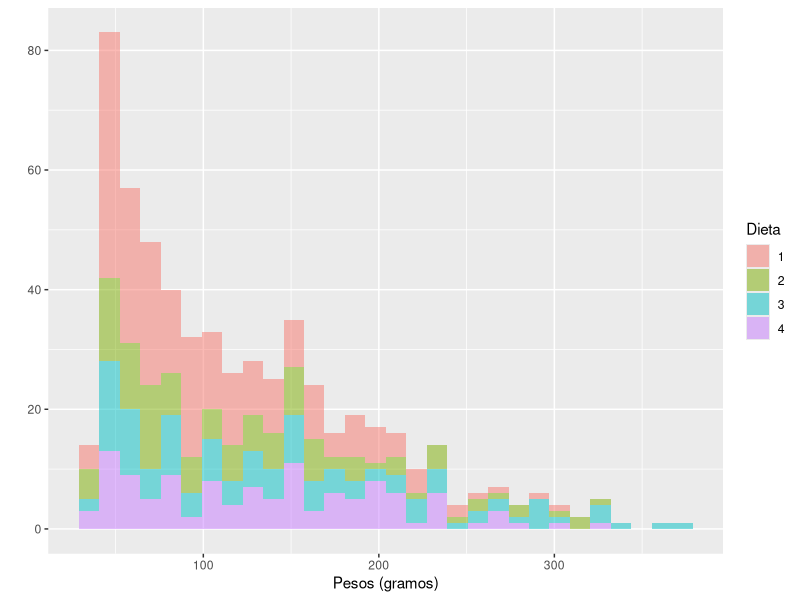
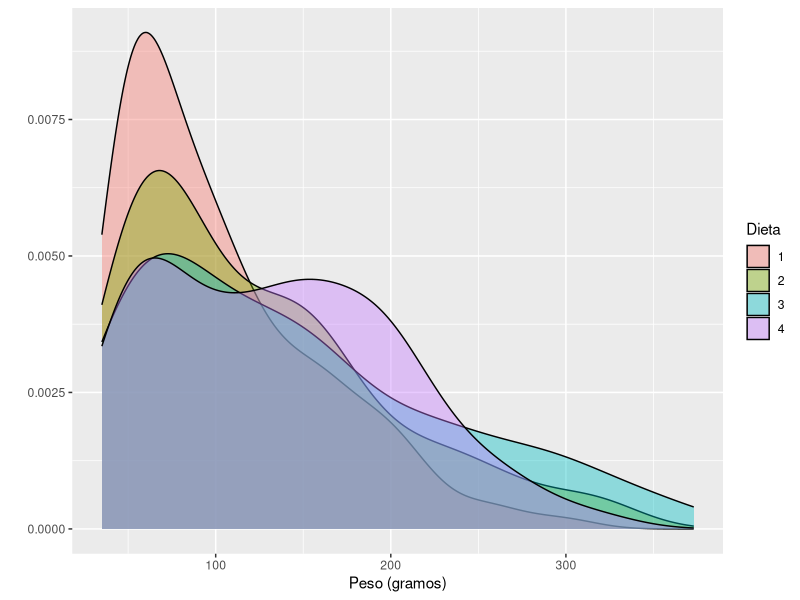
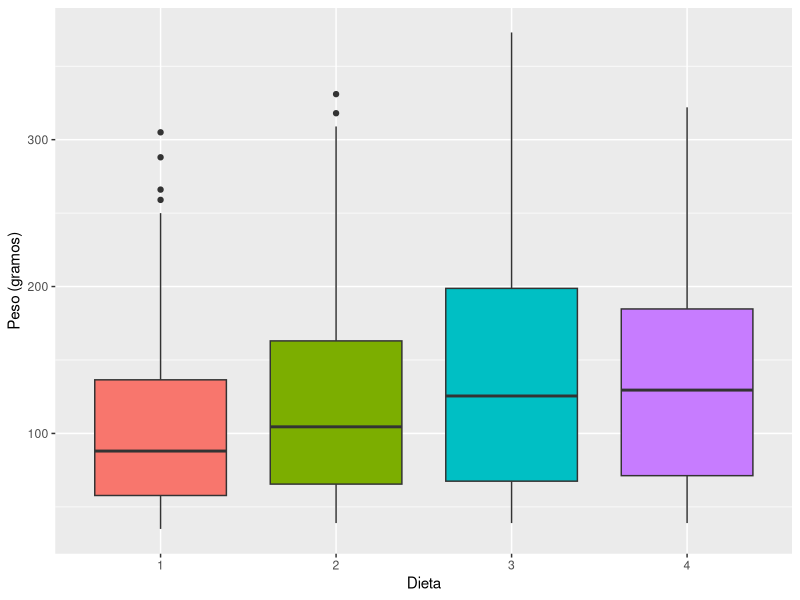
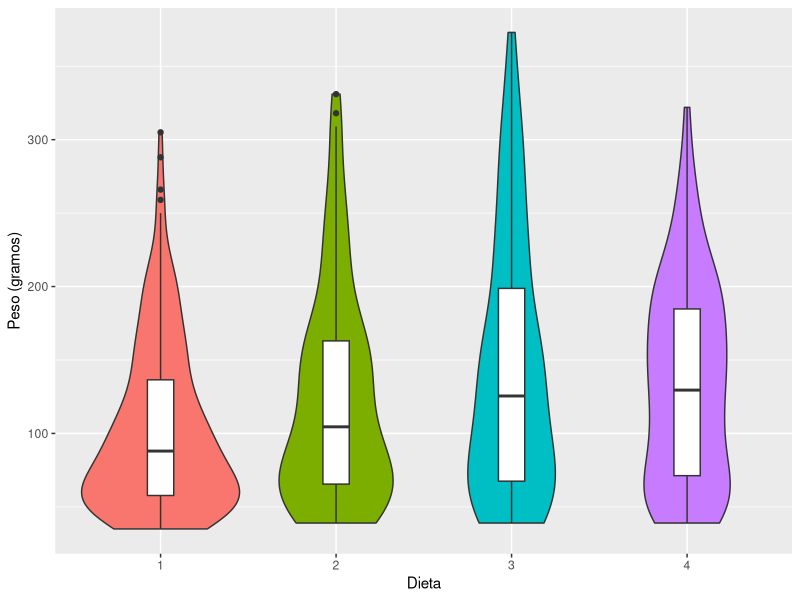
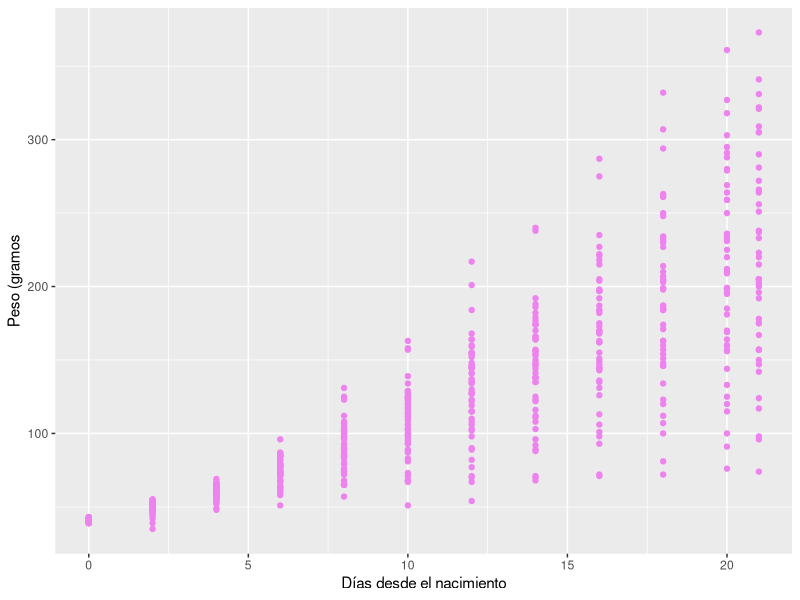
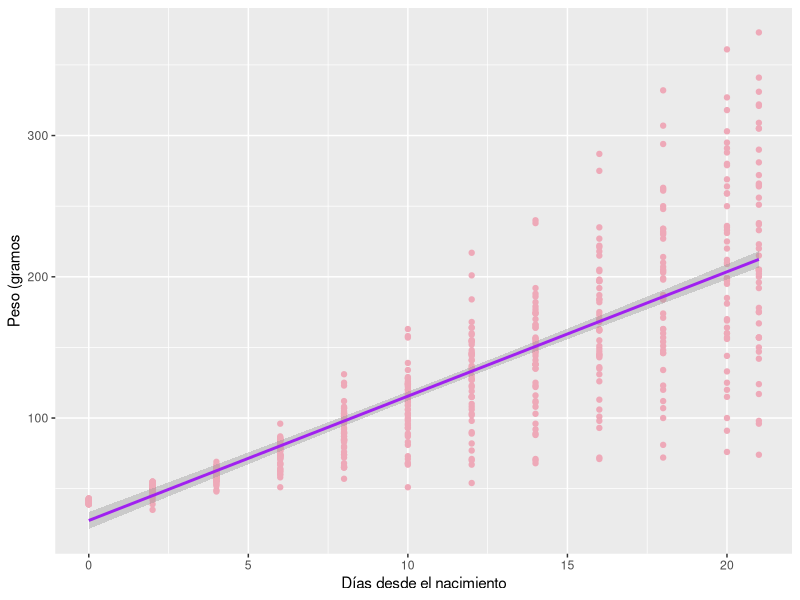

These figures' R source, in order:
## ---- chunk 1
data(ChickWeight)
## ---- chunk 2
View(ChickWeight)
## ---- chunk 3
library(ggplot2)
## ---- chunk 4
ggplot(ChickWeight, aes(x = weight, fill = Diet)) +
  geom_histogram(alpha = 0.5) +
  xlab("Pesos (gramos)") +
  ylab("") +
  labs(fill = "Dieta")
## ---- chunk 5
ggplot(ChickWeight, aes(x = weight, fill = Diet)) +
  geom_density(alpha = 0.4) +
  xlab("Peso (gramos)") +
  ylab("") +
  labs(fill = "Dieta")
## ---- chunk 6
ggplot(ChickWeight, aes(x = Diet, y = weight, fill = Diet)) +
  geom_boxplot() +
  xlab("Dieta") +
  ylab("Peso (gramos)") +
  theme(legend.position = "none")
## ---- chunk 7
ggplot(ChickWeight, aes(x = Diet, y = weight, fill = Diet)) +
  geom_violin() +
  geom_boxplot(fill = "white", width = 0.15) +
  xlab("Dieta") +
  ylab("Peso (gramos)") +
  theme(legend.position = "none")
## ---- chunk 8
ggplot(ChickWeight, aes(x = Time, y = weight)) +
  geom_point(color = "violet") +
  xlab("Días desde el nacimiento") +
  ylab("Peso (gramos") 
## ---- chunk 9
ggplot(ChickWeight, aes(x = Time, y = weight)) +
  geom_point(color = "pink2") +
  geom_smooth(method = "lm", color = "purple") +
  xlab("Días desde el nacimiento") +
  ylab("Peso (gramos") 

## ---- chunk 10
cor(ChickWeight$Time, ChickWeight$weight)
